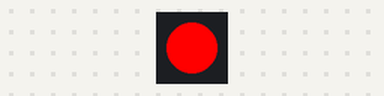
Simulated run of this sketch. Board: Particle Photon. On the bench: 1 RGB LEDs in strip order, left to right.

Above: at 0.2 s.
At 1.7 s:
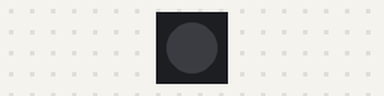
Timing chart, 0 to 3.0 s (numbered marks = the images above):
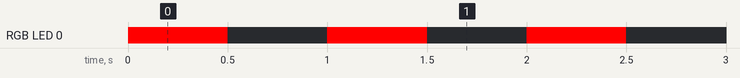

The sketch:

Blink.ino
```cpp
#include "FastLED.h"
FASTLED_USING_NAMESPACE;

// How many leds in your strip?
#define NUM_LEDS 1

// For led chips like Neopixels, which have a data line, ground, and power, you just
// need to define DATA_PIN.  For led chipsets that are SPI based (four wires - data, clock,
// ground, and power), like the LPD8806 define both DATA_PIN and CLOCK_PIN
#define DATA_PIN 0
#define CLOCK_PIN 1

// Define the array of leds
CRGB leds[NUM_LEDS];

void setup() {
      // Uncomment/edit one of the following lines for your leds arrangement.
      // FastLED.addLeds<TM1803, DATA_PIN, RGB>(leds, NUM_LEDS);
      // FastLED.addLeds<TM1804, DATA_PIN, RGB>(leds, NUM_LEDS);
      // FastLED.addLeds<TM1809, DATA_PIN, RGB>(leds, NUM_LEDS);
      // FastLED.addLeds<WS2811, DATA_PIN, RGB>(leds, NUM_LEDS);
      // FastLED.addLeds<WS2812, DATA_PIN, RGB>(leds, NUM_LEDS);
      // FastLED.addLeds<WS2812B, DATA_PIN, RGB>(leds, NUM_LEDS);
  	  // FastLED.addLeds<NEOPIXEL, DATA_PIN>(leds, NUM_LEDS);
      // FastLED.addLeds<APA104, DATA_PIN, RGB>(leds, NUM_LEDS);
      // FastLED.addLeds<UCS1903, DATA_PIN, RGB>(leds, NUM_LEDS);
      // FastLED.addLeds<UCS1903B, DATA_PIN, RGB>(leds, NUM_LEDS);
      // FastLED.addLeds<GW6205, DATA_PIN, RGB>(leds, NUM_LEDS);
      // FastLED.addLeds<GW6205_400, DATA_PIN, RGB>(leds, NUM_LEDS);

      // FastLED.addLeds<WS2801, RGB>(leds, NUM_LEDS);
      // FastLED.addLeds<SM16716, RGB>(leds, NUM_LEDS);
      // FastLED.addLeds<LPD8806, RGB>(leds, NUM_LEDS);
      // FastLED.addLeds<P9813, RGB>(leds, NUM_LEDS);
      // FastLED.addLeds<APA102, RGB>(leds, NUM_LEDS);
      // FastLED.addLeds<DOTSTAR, RGB>(leds, NUM_LEDS);

      // FastLED.addLeds<WS2801, DATA_PIN, CLOCK_PIN, RGB>(leds, NUM_LEDS);
      // FastLED.addLeds<SM16716, DATA_PIN, CLOCK_PIN, RGB>(leds, NUM_LEDS);
      // FastLED.addLeds<LPD8806, DATA_PIN, CLOCK_PIN, RGB>(leds, NUM_LEDS);
      // FastLED.addLeds<P9813, DATA_PIN, CLOCK_PIN, RGB>(leds, NUM_LEDS);
      // FastLED.addLeds<APA102, DATA_PIN, CLOCK_PIN, RGB>(leds, NUM_LEDS);
      // FastLED.addLeds<DOTSTAR, DATA_PIN, CLOCK_PIN, RGB>(leds, NUM_LEDS);
      FastLED.addLeds<LPD8806, DATA_PIN, CLOCK_PIN>(leds, NUM_LEDS);
}

void loop() {
  // Turn the LED on, then pause
  leds[0] = CRGB::Red;
  FastLED.show();
  delay(500);
  // Now turn the LED off, then pause
  leds[0] = CRGB::Black;
  FastLED.show();
  delay(500);
}
```

Measured:
- by itself, RGB LED 0: alternates RGB(255, 0, 0) for 0.50 s and off for 0.50 s
